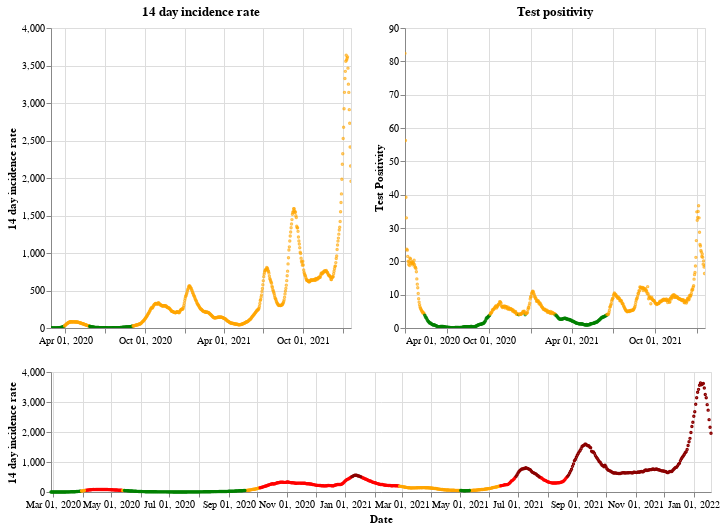

The cell this chart's notebook holds for it:
### Markdown cell above
## Scotland

### Code cell
plot_traffic_light('Scotland')

### Figure 1 — Vega-Lite specification as saved in the notebook (floating-point values rounded to 4 significant figures; data arrays with more than 128 entries replaced by an {"elided": "..."} marker saying what was removed)
{"config": {"view": {"continuousWidth": 400, "continuousHeight": 300}}, "vconcat": [{"hconcat": [{"mark": {"type": "point", "size": 2}, "encoding": {"color": {"condition": {"value": "green", "test": "(datum.twoWeeklyCasesRate <= 25)"}, "value": "orange"}, "tooltip": [{"type": "nominal", "field": "areaName"}, {"type": "temporal", "field": "date"}, {"type": "quantitative", "field": "twoWeeklyCasesRate"}, {"type": "quantitative", "field": "testPositivity"}], "x": {"type": "temporal", "axis": {"title": ""}, "field": "date", "scale": {"domain": {"selection": "DateBrush"}}, "timeUnit": "yearmonthdate"}, "y": {"type": "quantitative", "axis": {"title": "14 day incidence rate"}, "field": "twoWeeklyCasesRate"}}, "title": "14 day incidence rate", "width": 300}, {"mark": {"type": "point", "size": 2}, "encoding": {"color": {"condition": {"value": "green", "test": "(datum.testPositivity <= 4)"}, "value": "orange"}, "tooltip": [{"type": "nominal", "field": "areaName"}, {"type": "temporal", "field": "date"}, {"type": "quantitative", "field": "twoWeeklyCasesRate"}, {"type": "quantitative", "field": "testPositivity"}], "x": {"type": "temporal", "axis": {"title": ""}, "field": "date", "scale": {"domain": {"selection": "DateBrush"}}, "timeUnit": "yearmonthdate"}, "y": {"type": "quantitative", "axis": {"title": "Test Positivity"}, "field": "testPositivity"}}, "title": "Test positivity", "width": 300}]}, {"layer": [{"mark": {"type": "point", "size": 2}, "encoding": {"color": {"condition": {"value": "orange", "test": "(((datum.testPositivity < 4) && (datum.twoWeeklyCasesRate >= 50)) && (datum.twoWeeklyCasesRate < 200))"}, "value": "red"}, "opacity": {"condition": {"value": 1, "test": "((datum.twoWeeklyCasesRate >= 50) && (datum.twoWeeklyCasesRate < 500))"}, "value": 0}, "tooltip": [{"type": "nominal", "field": "areaName"}, {"type": "temporal", "field": "date"}, {"type": "quantitative", "field": "twoWeeklyCasesRate"}, {"type": "quantitative", "field": "testPositivity"}], "x": {"type": "temporal", "axis": {"title": "Date"}, "field": "date", "timeUnit": "yearmonthdate"}, "y": {"type": "quantitative", "axis": {"title": "14 day incidence rate"}, "field": "twoWeeklyCasesRate"}}, "selection": {"DateBrush": {"type": "interval", "encodings": ["x"], "fields": ["Time"]}}}, {"mark": {"type": "point", "size": 2}, "encoding": {"color": {"value": "darkred"}, "opacity": {"condition": {"value": 1, "test": "(datum.twoWeeklyCasesRate >= 500)"}, "value": 0}, "tooltip": [{"type": "nominal", "field": "areaName"}, {"type": "temporal", "field": "date"}, {"type": "quantitative", "field": "twoWeeklyCasesRate"}, {"type": "quantitative", "field": "testPositivity"}], "x": {"type": "temporal", "axis": {"title": "Date"}, "field": "date", "timeUnit": "yearmonthdate"}, "y": {"type": "quantitative", "axis": {"title": "14 day incidence rate"}, "field": "twoWeeklyCasesRate"}}}, {"mark": {"type": "point", "size": 2}, "encoding": {"color": {"condition": {"value": "green", "test": "((datum.testPositivity < 4) && (datum.twoWeeklyCasesRate < 50))"}, "value": "orange"}, "opacity": {"condition": {"value": 1, "test": "(datum.twoWeeklyCasesRate < 50)"}, "value": 0}, "tooltip": [{"type": "nominal", "field": "areaName"}, {"type": "temporal", "field": "date"}, {"type": "quantitative", "field": "twoWeeklyCasesRate"}, {"type": "quantitative", "field": "testPositivity"}], "x": {"type": "temporal", "axis": {"title": "Date"}, "field": "date", "timeUnit": "yearmonthdate"}, "y": {"type": "quantitative", "axis": {"title": "14 day incidence rate"}, "field": "twoWeeklyCasesRate"}}}], "height": 120, "width": 660}], "data": {"name": "data-fa5297ef68cfbdc1dc49c1ef90a8d50e"}, "$schema": "https://vega.github.io/schema/vega-lite/v4.8.1.json", "datasets": {"data-fa5297ef68cfbdc1dc49c1ef90a8d50e": {"elided": "692 records"}}}
